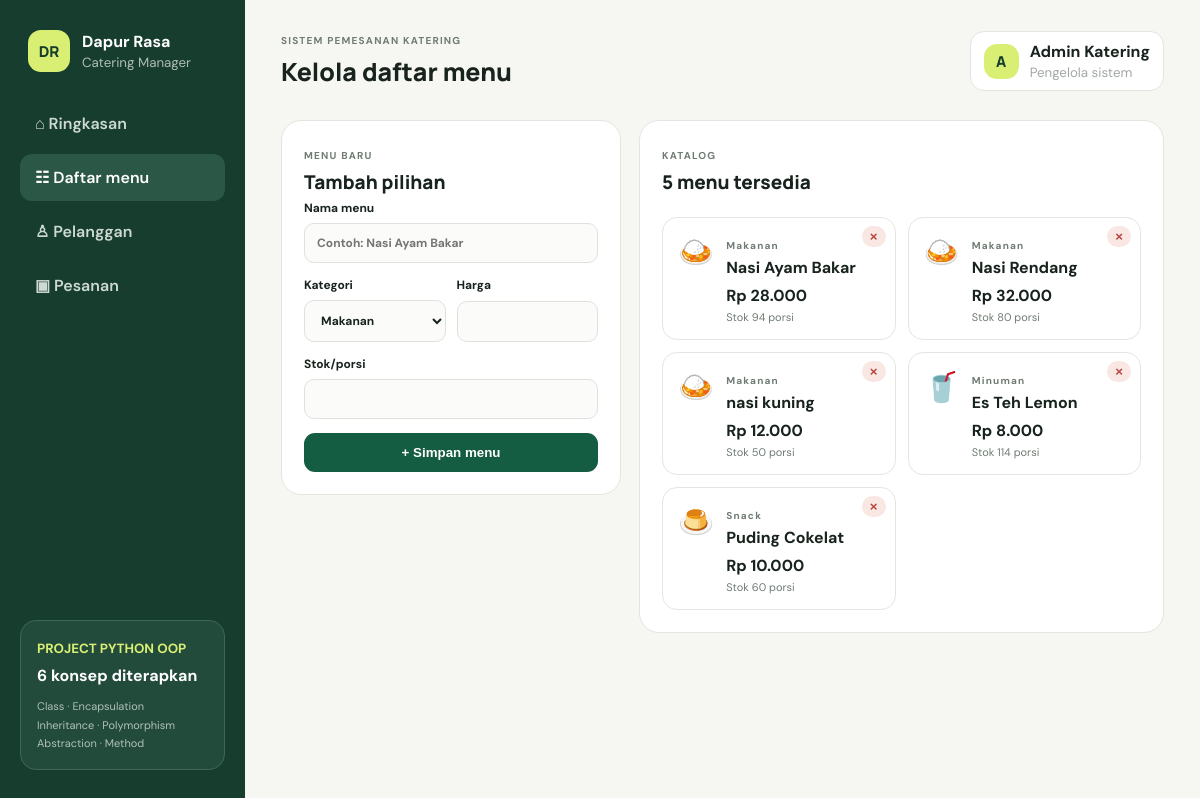
Page /menus on the committed database.
### tables this page shows
CREATE TABLE menus (
          id INTEGER PRIMARY KEY AUTOINCREMENT, name TEXT NOT NULL,
          category TEXT NOT NULL CHECK(category IN ('Makanan','Minuman','Snack')),
          price INTEGER NOT NULL CHECK(price >= 0), stock INTEGER NOT NULL CHECK(stock >= 0)
        );

### app.py (the view)
@app.route("/menus", methods=["GET", "POST"])
def menus():
    if request.method == "POST":
        return execute(lambda: service.add_menu(request.form), "Menu berhasil ditambahkan.", "menus")
    return render_template("menus.html", menus=repository.all_menus())

### database.py (called while the page is built)
    def connect(self):
        connection = sqlite3.connect(self.__path)
        connection.row_factory = sqlite3.Row
        connection.execute("PRAGMA foreign_keys = ON")
        return connection

    def all_menus(self):
        with self.db.connect() as conn:
            return conn.execute("SELECT * FROM menus ORDER BY category,name").fetchall()

### templates/menus.html
{% extends 'base.html' %}{% block title %}Menu · Dapur Rasa{% endblock %}{% block heading %}Kelola daftar menu{% endblock %}{% block content %}<div class="split"><section class="card form-card"><small>MENU BARU</small><h3>Tambah pilihan</h3><form method="post"><label>Nama menu<input name="name" required placeholder="Contoh: Nasi Ayam Bakar"></label><div class="fields"><label>Kategori<select name="category"><option>Makanan</option><option>Minuman</option><option>Snack</option></select></label><label>Harga<input name="price" type="number" min="0" required></label></div><label>Stok/porsi<input name="stock" type="number" min="0" required></label><button>+ Simpan menu</button></form></section><section class="card grow"><div class="card-head"><div><small>KATALOG</small><h3>{{menus|length}} menu tersedia</h3></div></div><div class="menu-grid">{% for m in menus %}<article class="menu"><span>{{'🍛' if m.category=='Makanan' else '🥤' if m.category=='Minuman' else '🍮'}}</span><div><small>{{m.category}}</small><h4>{{m.name}}</h4><b>Rp {{'{:,.0f}'.format(m.price).replace(',','.')}}</b><p>Stok {{m.stock}} porsi</p></div><form method="post" action="{{url_for('delete_menu',menu_id=m.id)}}" onsubmit="return confirm('Hapus menu ini?')"><button class="danger">×</button></form></article>{% endfor %}</div></section></div>{% endblock %}

### static/style.css (style rules this page uses)
:root { --ink:#18231d;--muted:#6f7b73;--green:#155d42;--cream:#f4f1e9;--lime:#d8ef73;--white:#fff;--line:#e4e5df;--danger:#b8453b }
* { box-sizing:border-box }
body { margin:0;background:#f6f7f3;color:var(--ink);font-family:'DM Sans',sans-serif }
header>div>small,.card small,.form-card>small { letter-spacing:.12em;color:var(--muted);font-size:10px;font-weight:700 }
.button,button { border:0;background:var(--green);color:#fff;padding:12px 18px;border-radius:11px;font-weight:700;cursor:pointer }
.stats article,.card { background:var(--white);border:1px solid var(--line);border-radius:20px;padding:22px }
.card-head { display:flex;align-items:center;justify-content:space-between;margin-bottom:17px }
.card h3 { font:800 19px Manrope;margin:5px 0 }
.split { display:flex;gap:18px;align-items:flex-start }
.form-card { width:340px;flex:none }
.grow { flex:1 }
form { display:grid;gap:14px }
label { display:grid;gap:7px;font-size:12px;font-weight:700 }
input,select,textarea { width:100%;border:1px solid #dfe2dc;border-radius:10px;padding:11px 12px;background:#fbfcfa;font:inherit;color:var(--ink);outline:none }
.fields { display:grid;grid-template-columns:repeat(2,1fr);gap:11px }
.menu-grid { display:grid;grid-template-columns:repeat(2,1fr);gap:12px }
.menu { display:flex;position:relative;gap:12px;border:1px solid var(--line);padding:15px;border-radius:15px }
.menu>span { font-size:29px }
.menu h4 { margin:3px 0 7px }
.menu p { margin:4px 0 0;color:var(--muted);font-size:11px }
.menu form { position:absolute;right:9px;top:8px }
.danger { padding:3px 8px;background:#f9e7e4;color:var(--danger) }

### rows in the picture
menus: category "🍛", category "Makanan", name "Nasi Ayam Bakar", price "28.000", stock "94"
menus: category "🍛", category "Makanan", name "Nasi Rendang", price "32.000", stock "80"
menus: category "🍛", category "Makanan", name "nasi kuning", price "12.000", stock "50"
menus: category "🥤", category "Minuman", name "Es Teh Lemon", price "8.000", stock "114"
menus: category "🍮", category "Snack", name "Puding Cokelat", price "10.000", stock "60"

### other values in the picture
{{ menus|length }} "5"
